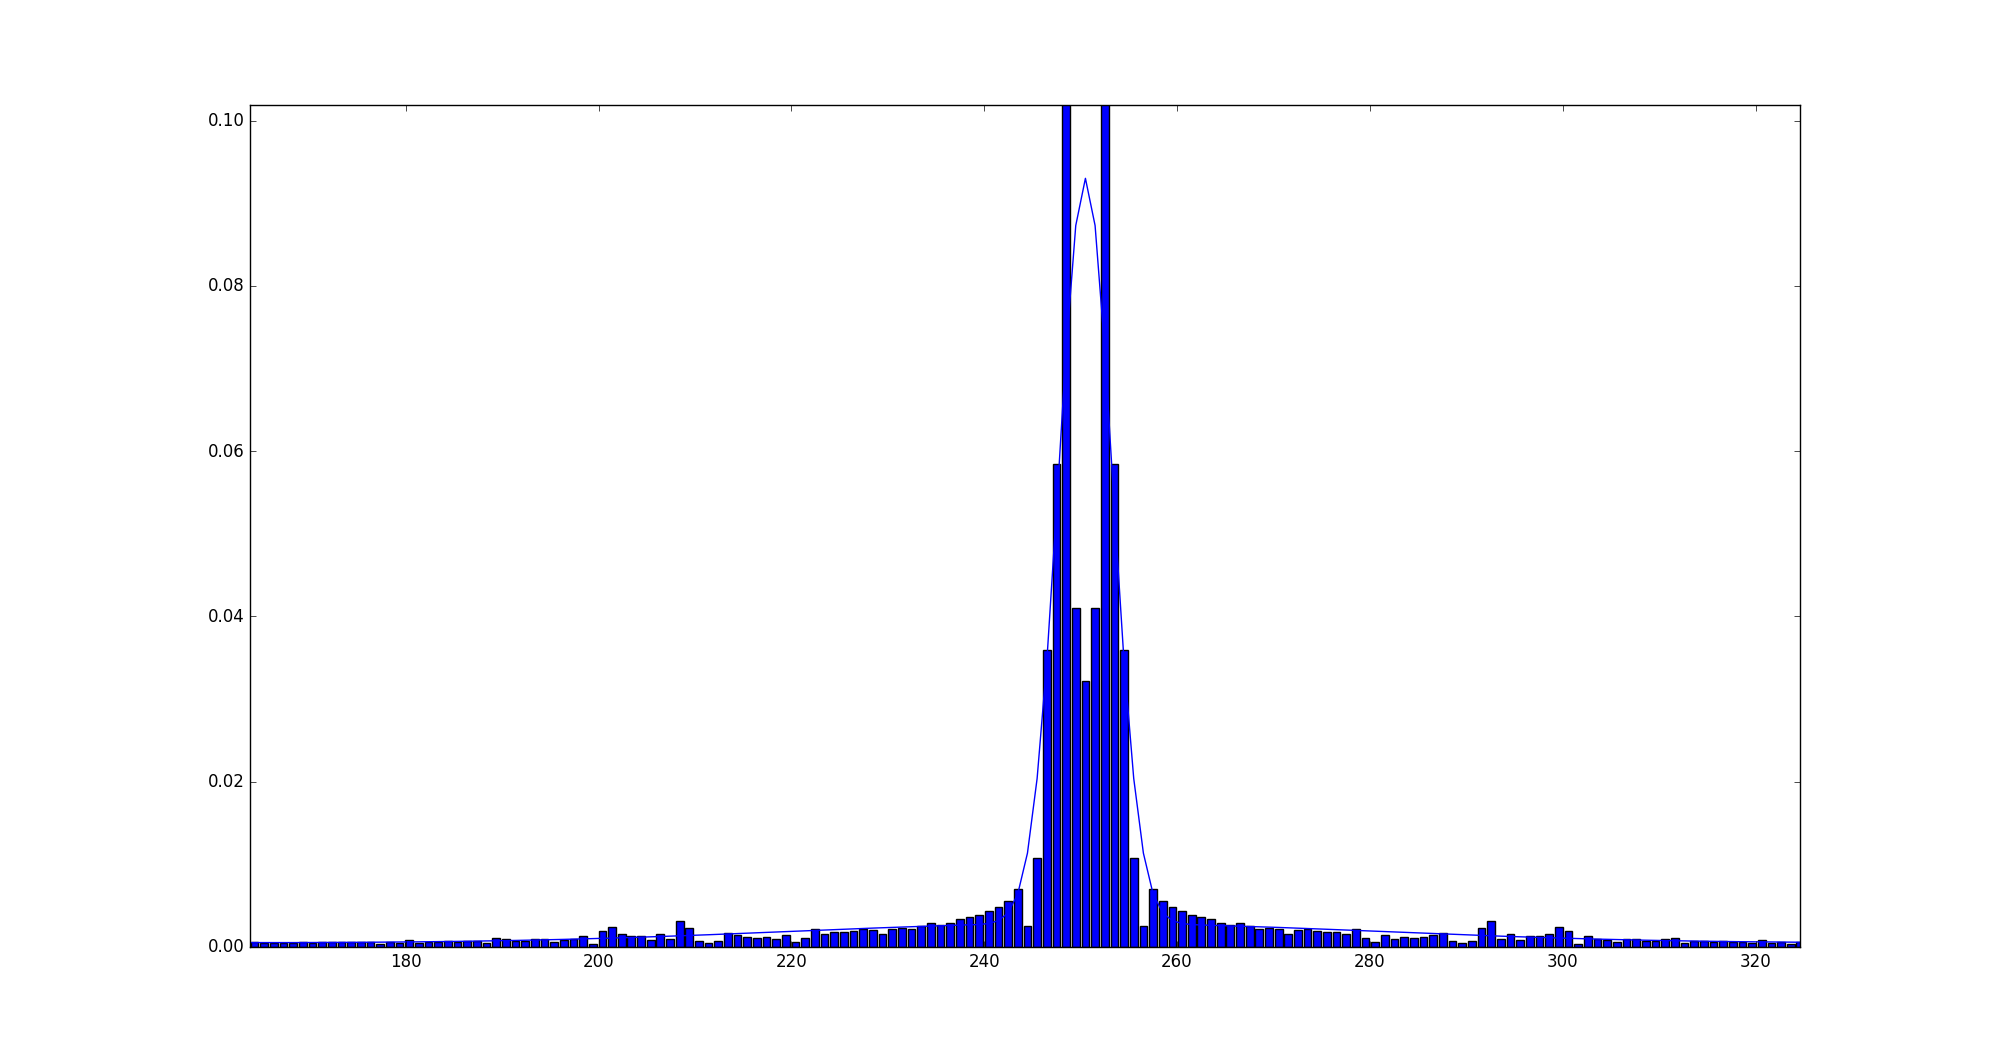

Here is the Python script that generated this plot:
# Gaussian mixture model of the audio spectrum

import numpy as np
import matplotlib.pyplot as plt
from scipy.fftpack import fft, dct, fftshift
from scipy.stats import rv_discrete
from scipy.io import wavfile

def gaussian(x, mu, sigma_sq):
    normal_param = 1.0/(np.sqrt(2*np.pi*sigma_sq))
    return normal_param*np.exp(- (x-mu)**2/(2*sigma_sq) )





if __name__ == "__main__":

    # N = 64
    # dw = 0.3
    # w = np.linspace(0,N*dw-dw,N)
    # sig = 200 + (np.arange(N)-N/2)**2*np.random.random(N)


    fs, data = wavfile.read('./sound/speech-female.wav')

    S = fftshift(fft(data[:500]))
    # normalized spectrum
    F = abs(S)/sum(abs(S))
    N = len(S)

    F_bin = np.linspace(0,N,N)
    plt.bar(F_bin, F, align='center')
    # plt.xticks([i*8*dw for i in range(N/8)]+[N*dw-dw/2])
    # plt.xlim(-dw/2,N*dw-dw/2)
    # plt.show()

    # For a single time frame t, do the transform and obtain the spectrum F(fi)

    # Initilization
    # Number of components in the Gaussian mixtures
    M = 10


    # Monto Carlo method

    # Number of points
    # N = 1000
    # Generate f bins data according to the distribution of F
    # f_distribute = rv_discrete(name = 'f_distribute', \
    # values = (F_bin, F))
    # rand_size = 1000
    # f_data = f_distribute.rvs(size = rand_size)
    # f_data = F_bin[f_data]


    # Mu, sigma_sq and omega
    mu = np.ones(M)
    for m in range(M):
        mu[m] = max(F_bin)*(m+0.5)/M + 0.7

    sigma_sq = np.ones(M)
    sigma_sq *= (float(N)**2)/(float(M)**2)

    omega = np.ones(M)
    omega /= float(M)

    r = np.zeros([M, N])

    num_iter = 30
    
    print(omega)
    print(mu)
    print(sigma_sq)


    for i in range(num_iter):

        # E step, calculate responsibilities
        # P(omega_j | g_i, theta)
        # Given a spectrum f
      
        def p_log(F_bin, mu, sigma_sq):

            p_log = np.log(1.0/np.sqrt(2*np.pi*sigma_sq)) - \
            ((F_bin - mu)**2 + 1.0/12.0)/(2*sigma_sq)
            return p_log

        r_sum = 0
        for j in range(M):
            r_sum += omega[j] * np.exp(p_log(F_bin, mu[j], sigma_sq[j]))
  
        for j in range(M):
            r[j] = (omega[j] * np.exp(p_log(F_bin, mu[j], sigma_sq[j]))) / r_sum
        

        # M step
        # print(r[0])
        # print(r[1])

        for j in range(M):
            mu[j] = np.dot(F, r[j]*F_bin) / (np.dot(F, r[j]))
            sigma_sq[j] = np.dot(F*r[j], ((F_bin-mu[j])**2 + 1.0/12.0)) / np.dot(F, r[j]) 
            omega[j] = np.dot(F, r[j])
        omega_sum = sum(omega)
        omega /= omega_sum


        print("\n---------Step %d ---------" % i)

        print(omega)
        print(mu)
        print(sigma_sq)
    restored_spec = np.zeros(N)
    for j in range(M):
        restored_spec += omega[j]*gaussian(F_bin, mu[j], sigma_sq[j])
    plt.plot(F_bin, restored_spec)
    print(sum(F))
    print(sum(restored_spec))
    plt.show()
